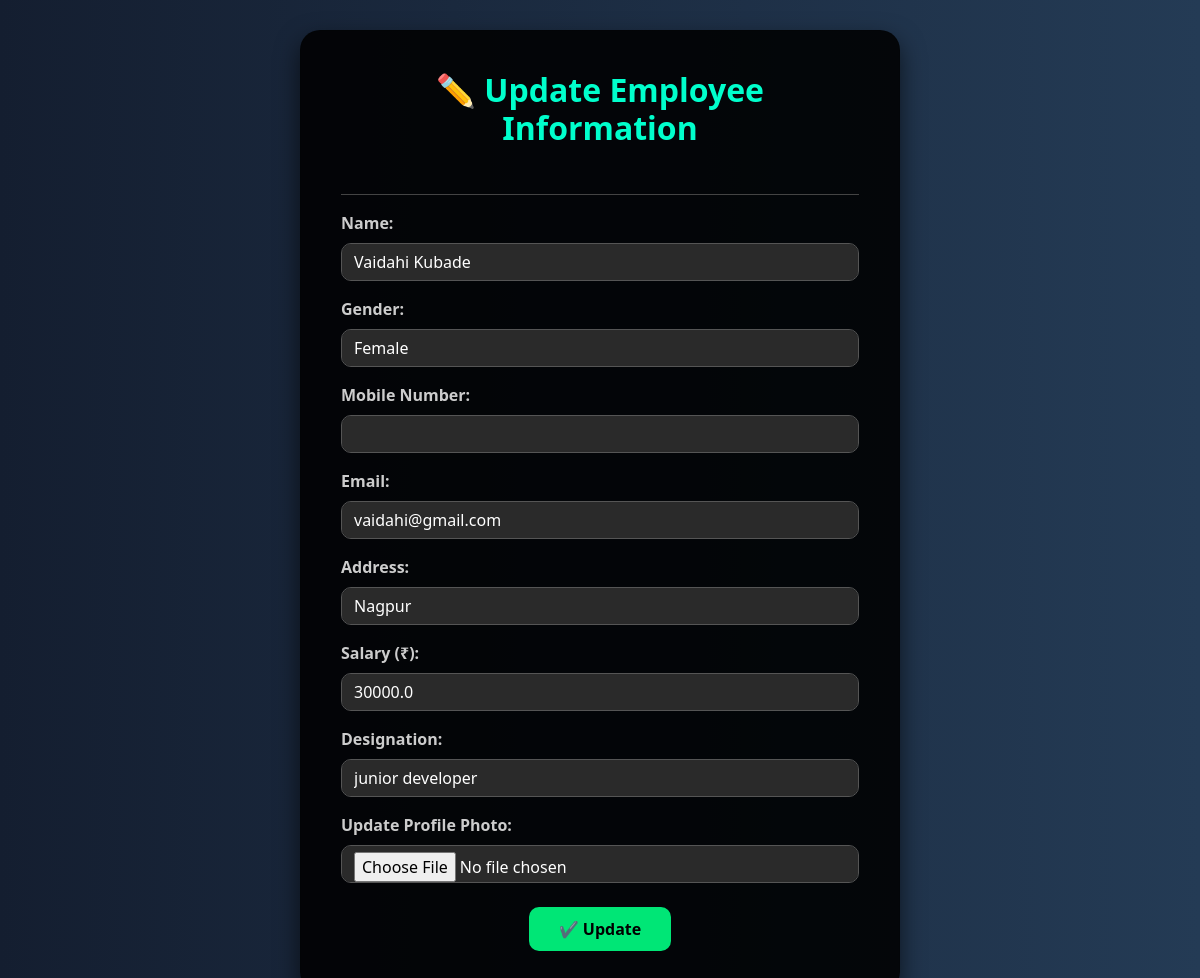
Page /forms/update/13/ on the committed database.
### employeeapp/models.py (models this page shows, shortened)
class Employee(models.Model):
    Gender_Choices = [
        ('M','Male'),
        ('F','Female'),
        ('O','Other'),
    ]
    phone_num = RegexValidator(regex=r'^\d{10}$' , message="Mobile Number must be exactly 10 digits.")
    name = models.CharField(max_length=60)
    gender = models.CharField(max_length=10, choices=Gender_Choices, verbose_name="Gender", null=True, blank=True)
    mob_num = models.CharField(validators=[phone_num], max_length=10)
    email = models.EmailField()
    address = models.TextField()
    salary = models.FloatField()
    designation = models.CharField()
    photo = models.ImageField(upload_to='employee_photos', null=True, blank=True)

### employeeapp/views.py (the view, shortened to what this page needs)
# urls.py: path('update/<int:id>/',update_emp),
def update_emp(request,id):
    obj = Employee.objects.get(pk=id)
    context = {
        'obj' : Employee.objects.get(pk=id)
    }
    return render(request, 'employeeapp/update.html', context)

### employeeapp/templates/employeeapp/update.html (shortened to what this page needs)
{% load static %}
<!DOCTYPE html>
<html lang="en">
<head>
  <link rel="stylesheet" href="https://cdn.jsdelivr.net/npm/bootstrap@4.6.2/dist/css/bootstrap.min.css"/>
  <link rel="stylesheet" href="https://cdnjs.cloudflare.com/ajax/libs/animate.css/4.1.1/animate.min.css"/>
</head>
<body>
  <div class="card animate__animated animate__fadeInUp">
    <h2 class="text-center">✏️ Update Employee Information</h2>
    <hr />
    <form id="updateForm" action="" method="POST" enctype="multipart/form-data" onsubmit="return playSound(event)">
      <div class="form-group">
        <label>Name:</label>
        <input type="text" class="form-control" name="ename" value="{{ obj.name }}" required>
      </div>
      <div class="form-group">
        <label>Gender:</label>
        <input type="text" class="form-control" name="egender" value="{{ obj.gender }}" required>
      </div>
      <div class="form-group">
        <label>Mobile Number:</label>
        <input type="text" class="form-control" name="emobnum" maxlength="10" pattern="\d{10}" oninput="this.value = this.value.replace(/[^0-9]/g, '').slice(0, 10);" required>
      </div>
      <div class="form-group">
        <label>Email:</label>
        <input type="email" class="form-control" name="email" value="{{ obj.email }}" required>
      </div>
      <div class="form-group">
        <label>Address:</label>
        <input type="text" class="form-control" name="eaddress" value="{{ obj.address }}" required>
      </div>
      <div class="form-group">
        <label>Salary (₹):</label>
        <input type="number" class="form-control" name="esalary" value="{{ obj.salary }}" required>
      </div>
      <div class="form-group">
        <label>Designation:</label>
        <input type="text" class="form-control" name="edesign" value="{{ obj.designation }}" required>
      </div>
      <div class="form-group">
          <label>Update Profile Photo:</label>
          <input type="file" class="form-control" name="photo" accept="image/*">
      </div>
      <div class="text-center mt-4">
        <button type="submit" class="btn btn-success">✔️ Update</button>
      </div>
    </form>
  </div>
</body>
</html>

### employeeapp/templates/employeeapp/update.html (style rules this page uses)
body { background: linear-gradient(to right, #141e30, #243b55); font-family: 'Segoe UI', sans-serif; min-height: 100vh; display: flex; justify-content: center; align-items: center; padding: 30px; color: #f1f1f1; }
.card { background-color: rgba(0, 0, 0, 0.88); padding: 40px; border-radius: 20px; box-shadow: 0 10px 25px rgba(0, 0, 0, 0.6); width: 100%; max-width: 600px; animation: fadeIn 1s ease-in-out; }
h2 { color: #00ffcc; font-weight: bold; margin-bottom: 30px; }
.form-group label { font-weight: bold; color: #ccc; }
.form-control { border-radius: 10px; background-color: #2a2a2a; border: 1px solid #555; color: #fff; }
.form-control::placeholder { color: #aaa; }
.btn-success { border-radius: 10px; padding: 10px 30px; font-size: 16px; font-weight: bold; background-color: #00e676; border: none; transition: all 0.3s ease-in-out; color: black; }
hr { border-top: 1px solid #444; }

### rows in the picture
Employee: ename "Vaidahi Kubade", egender "Female", email "vaidahi@gmail.com", eaddress "Nagpur", esalary "30000.0", edesign "junior developer"
